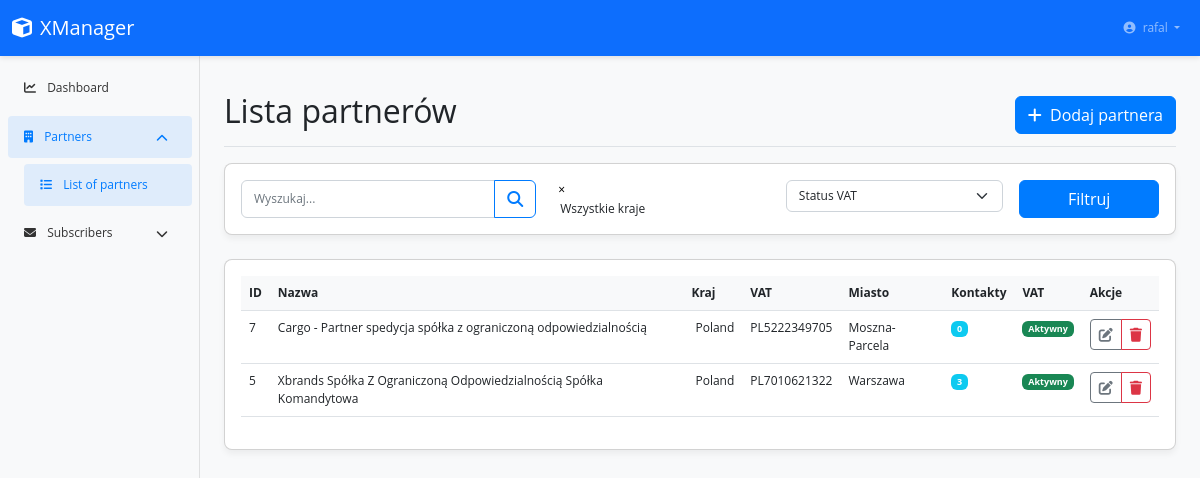
/partner/ (signed in), run on an earlier commit of the app's database.
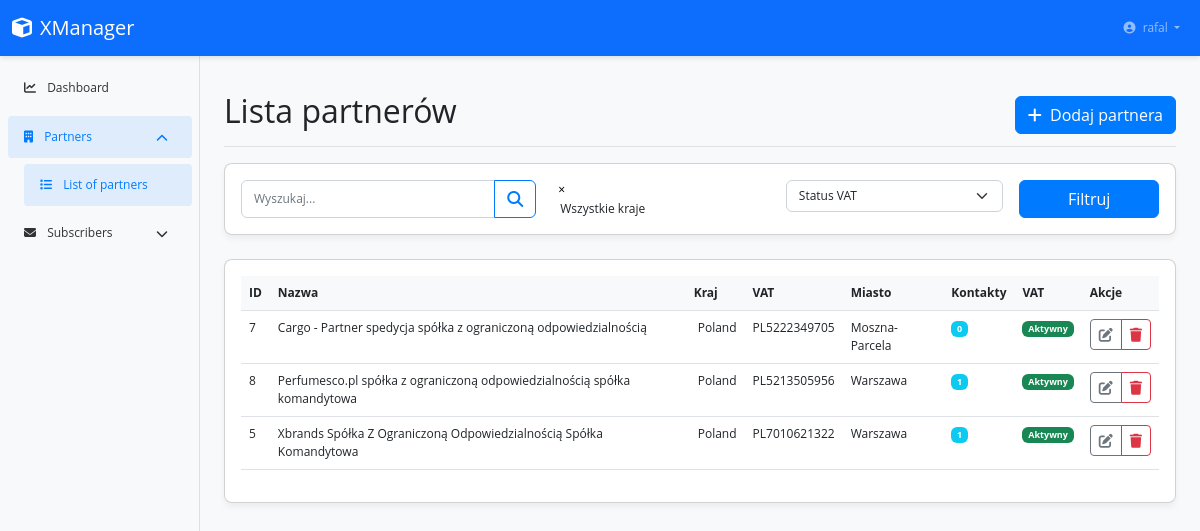
And on a later commit of the database.
### apps/partner/models.py (models this page shows, shortened)
class Partner(CoreModel):
    country = CountryField(
        verbose_name=('Kraj'),
        help_text=(
            'Choose country, to specify a method of VAT number verification')
    )
    vat_number = models.CharField(
        max_length=20,
        verbose_name=('VAT number'),
        help_text=('Enter VAT number without country prefix')
    )
    name = models.CharField(
        max_length=100,
        verbose_name='Company name',
        blank=True,
        editable=True
    )
    name_verified = models.BooleanField(
        default=False,
        verbose_name=('Verified Name'),
        editable=True
    )
    city = models.CharField(
        max_length=100,
        verbose_name=('City'),
        blank=True,
        editable=True
    )
    street_name = models.CharField(
        max_length=100,
        verbose_name=('Street'),
        blank=True,
        editable=True
    )
    building_number = models.CharField(
        max_length=100,
        verbose_name=('Building number'),
        blank=True,
        editable=True
    )
    apartment_number = models.CharField(
        max_length=10,
        verbose_name=('Apartment number'),
        blank=True,
        null=True,
        editable=True
    )
    postal_code = models.CharField(
        max_length=10,
        verbose_name=('Postal code'),
        blank=True,
        editable=True
    )
    phone_number = models.CharField(
        validators=[phone_number_validator],
        verbose_name=('Phone number'),
        blank=True
    )
    additional_info = models.CharField(
        max_length=200,
        null=True,
        blank=True,
        verbose_name=('Additional information')
    )
    is_verified = models.BooleanField(
        default=False,
        verbose_name=('Verified'),
        editable=False
    )
    verification_date = models.DateTimeField(
        null=True,
        blank=True,
        verbose_name=('Verification date'),
        editable=False
    )
    verification_id = models.CharField(
        max_length=100,
        null=True,
        blank=True,
        verbose_name=('Verification ID'),
        help_text=('Unique query ID from government verification API system'),
        editable=False
    )
    subscriber = models.ManyToManyField(
        'subscriber.Subscriber',
        through='PartnerEmail',
        related_name='partnered_with',
        verbose_name=('Email contacts'),
        help_text=('Max 10 email addresses')
    )
    def get_full_vat_number(self):
        return f"{self.country.code}{self.vat_number}"
    class Meta:
        verbose_name = ('Partner')
        verbose_name_plural = ('Partners')
        unique_together = [('country', 'vat_number')]

### apps/partner/views.py (the view)
# urls.py: path('', views.PartnerListView.as_view(), name='partner_list'),
class PartnerListView(LoginRequiredMixin, ListView):
    model = Partner
    template_name = 'partner/partner_list.html'
    context_object_name = 'partners'
    paginate_by = 10
    ordering = ['name']
    def get_context_data(self, **kwargs):
        context = super().get_context_data(**kwargs)
        all_countries = list(countries)
        poland = None
        for code, name in all_countries:
            if code == 'PL':
                poland = (code, name)
                break
        if poland:
            all_countries.remove(poland)
        frequently_used = [
            'DE', 'GB', 'FR', 'ES', 'IT', 'NL', 'BE', 'AT', 'CZ', 'SK', 'LT', 'LV', 'EE'
        ]
        freq_countries = []
        remaining_countries = []
        for code, name in all_countries:
            if code in frequently_used:
                freq_countries.append((code, name))
            else:
                remaining_countries.append((code, name))
        freq_countries.sort(key=lambda x: x[1])  # Sortuj po nazwie kraju
        remaining_countries.sort(key=lambda x: x[1])  # Sortuj po nazwie kraju
        sorted_countries = []
        if poland:
            sorted_countries.append(poland)
        sorted_countries.extend(freq_countries)
        sorted_countries.extend(remaining_countries)
        context['countries'] = sorted_countries
        return context

### templates/partner/partner_list.html (shortened to what the changed rows need)
{% extends "base.html" %}
{% load static %}
{% block page_title %}Lista partnerów{% endblock %}
{% block content %}
    <div class="card">
        <div class="card-body">
            {% if partners %}
            <div class="table-responsive">
                <table class="table table-hover">
                    <thead>
                        <tr>
                            <th scope="col">ID</th>
                            <th scope="col">Nazwa</th>
                            <th scope="col">Kraj</th>
                            <th scope="col">VAT</th>
                            <th scope="col">Miasto</th>
                            <th scope="col">Kontakty</th>
                            <th scope="col">VAT</th>
                            <th scope="col">Akcje</th>
                        </tr>
                    </thead>
                    <tbody>
                        {% for partner in partners %}
                        <tr>
                            <td>{{ partner.id }}</td>
                            <td>{{ partner.name }}</td>
                            <td>
                                {% if partner.country %}
                                    {{ partner.country.name }}
                                {% else %}
                                    -
                                {% endif %}
                            </td>
                            <td>{{ partner.get_full_vat_number }}</td>
                            <td>{{ partner.city|default:"-" }}</td>
                            <td>
                                <span class="badge bg-info">{{ partner.emails.count }}</span>
                            </td>
                            <td>
                                {% if partner.is_verified %}
                                    <span class="badge bg-success">Aktywny</span>
                                {% else %}
                                    <span class="badge bg-warning">Nieaktywny</span>
                                {% endif %}
                            </td>
                            <td>
                                <div class="btn-group">
                                    <a href="#" class="btn btn-sm btn-outline-secondary edit-partner" data-partner-id="{{ partner.pk }}" data-bs-toggle="tooltip" title="Edytuj">
                                        <i class="fas fa-edit"></i>
                                    </a>
                                    <button type="button" class="btn btn-sm btn-outline-danger delete-partner" data-partner-id="{{ partner.id }}" data-bs-toggle="tooltip" title="Usuń">
                                        <i class="fas fa-trash"></i>
                                    </button>
                                </div>
                            </td>
                        </tr>
                        {% endfor %}
                    </tbody>
                </table>
            </div>
            {% else %}
            <div class="alert alert-info">
                <i class="fas fa-info-circle me-2"></i> Brak partnerów do wyświetlenia.
            </div>
            {% endif %}
        </div>
    </div>
{% endblock %}

What changed in the data, as far as the page shows it:
added Partner: id "8", name "Perfumesco.pl spółka z ograniczoną odpowiedzialnością spółka komandytowa", country.name "Poland", get_full_vat_number "PL5213505956", city "Warszawa", emails.count "1", is_verified "Aktywny"
changed Partner "Xbrands Spółka Z Ograniczoną Odpowiedzialnością Spółka Komandytowa": emails.count "3" → "1"
